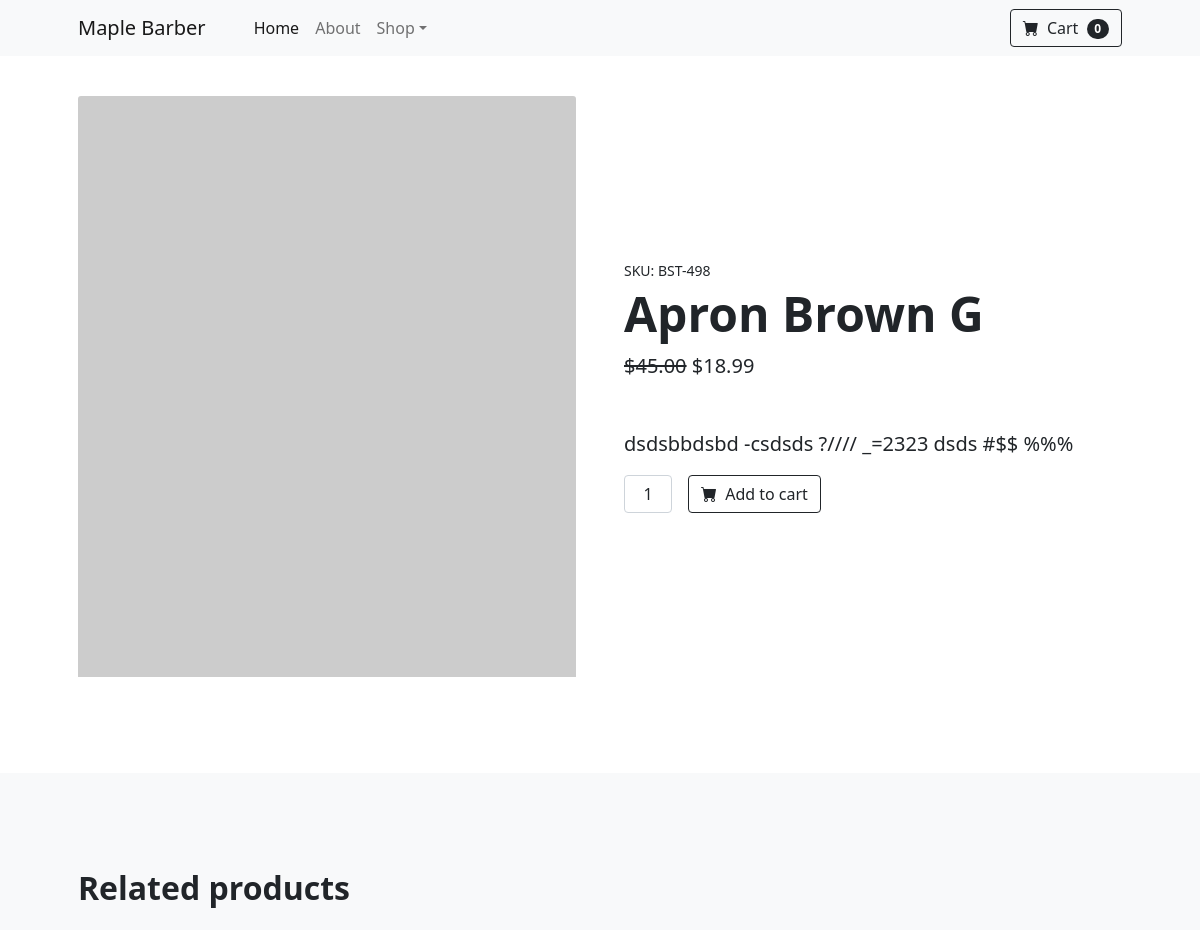
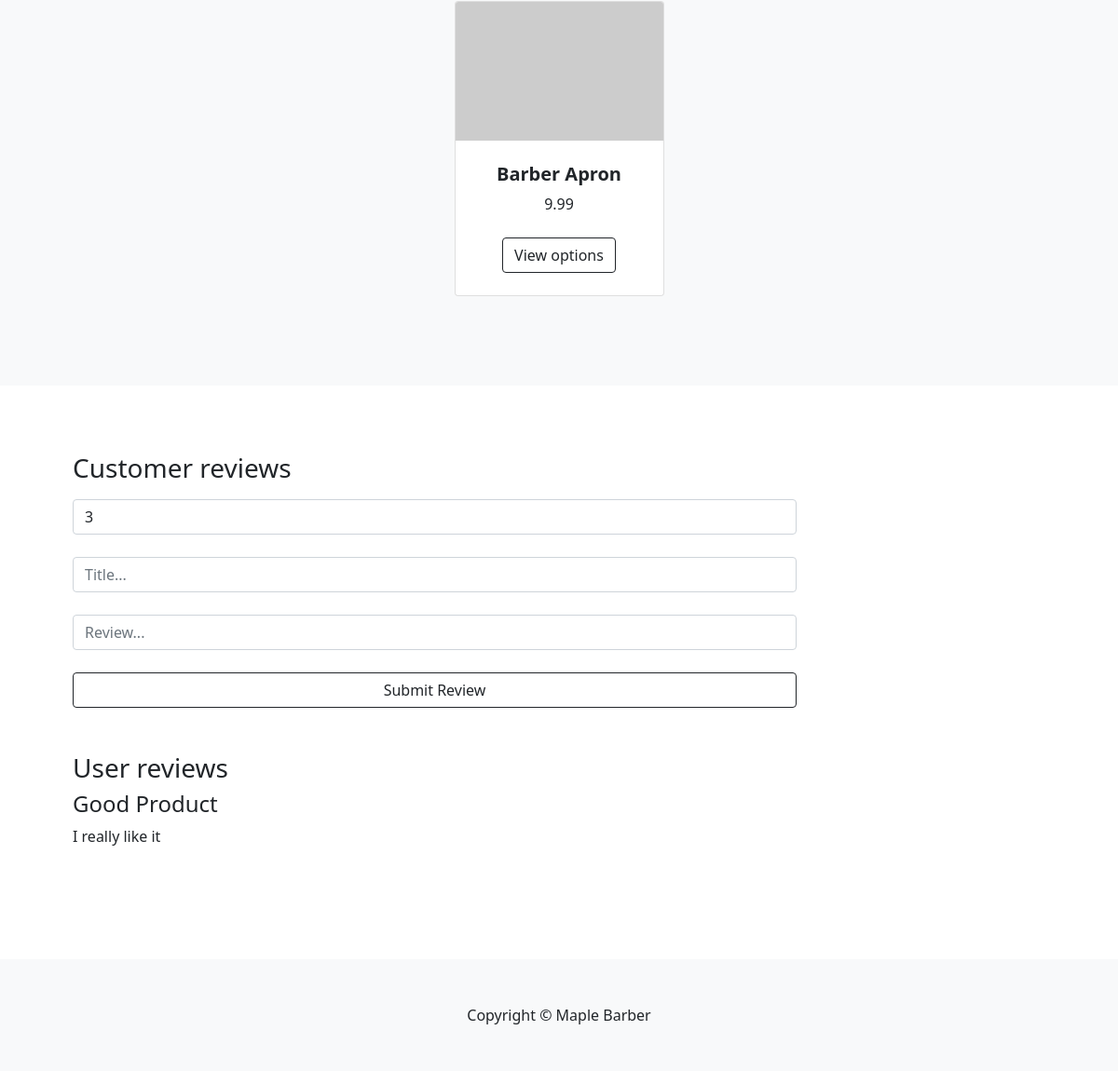
/product/5, run on the app's committed database (2 pictures, top to bottom).
### core/models.py (models this page shows, shortened)
class Product(models.Model):
    name = models.CharField(max_length=255, null=True)
    slug = models.SlugField(max_length=255, unique=True, null=True, blank=True)
    price = models.FloatField()
    description = models.TextField(null=True, blank=True)
    category = models.ForeignKey(Category, on_delete=models.CASCADE, null=True)
    image = models.ImageField(height_field=None, width_field=None, max_length=255, null=True)
    stock = models.IntegerField()
    physical = models.BooleanField(default=True, null=True, blank=False)

class Review(models.Model):
    user = models.ForeignKey(User, on_delete=models.CASCADE)
    product = models.ForeignKey(Product, related_name='reviews', on_delete=models.CASCADE)
    rating = models.IntegerField(default=0, null=True,
        validators=[
            MaxValueValidator(5),
            MinValueValidator(0),
        ]
    )
    title = models.CharField(max_length=255, null=True)
    comment = models.TextField(max_length=355)
    image = models.ImageField(height_field=None, width_field=None, max_length=255, null=True)
    date_added = models.DateTimeField(auto_now_add=True)

### core/views.py (the view)
# urls.py: path('product/<str:key>', views.product, name='product'),
def product(request, key):
    product = models.Product.objects.get(id=key)
    related_products = models.Product.objects.filter(category=product.category).exclude(id=key)[:4]
    if request.method == 'POST':
        rating = request.POST.get('rating', 3)
        title = request.POST.get('title', '')
        comment = request.POST.get('comment', '')
        review = models.Review.objects.create(product=product, user=request.user, rating=rating, title=title, comment=comment)
        return redirect(request.path_info)
    return render(request, 'core/product.html', {'product' : product, 'products' : related_products })

### core/templates/core/product.html (shortened to what this page needs)
{% extends 'core/index.html' %}
{% load static %}
{% block page %}
<section class="py-5">
    <div class="container px-4 px-lg-5 my-5">
        <div class="row gx-4 gx-lg-5 align-items-center">
            <div class="col-md-6"><img class="card-img-top mb-5 mb-md-0" src="https://dummyimage.com/600x700/dee2e6/6c757d.jpg" alt="..." /></div>
            <div class="col-md-6">
                <div class="small mb-1">SKU: BST-498</div>
                <h1 class="display-5 fw-bolder">{{product.name}}</h1>
                <div class="fs-5 mb-5">
                    <span class="text-decoration-line-through">$45.00</span>
                    <span>${{product.price}}</span>
                </div>
                <p class="lead">{{ product.description }}</p>
                <div class="d-flex">
                    <input class="form-control text-center me-3" id="inputQuantity" type="num" value="1" style="max-width: 3rem" />
                    <button class="btn btn-outline-dark flex-shrink-0" type="button">
                        <i class="bi-cart-fill me-1"></i>
                        Add to cart
                    </button>
                </div>
            </div>
        </div>
    </div>
</section>
<section class="py-5 bg-light">
    <div class="container px-4 px-lg-5 mt-5">
        <h2 class="fw-bolder mb-4">Related products</h2>
        <div class="row gx-4 gx-lg-5 row-cols-2 row-cols-md-3 row-cols-xl-4 justify-content-center">
            {% for product in products %}
            <div class="col mb-5">
                <div class="card h-100">
                    <img class="card-img-top" src="https://dummyimage.com/450x300/dee2e6/6c757d.jpg" alt="..."/>
                    <div class="card-body p-4">
                        <div class="text-center">
                            <h5 class="fw-bolder">{{ product.name }}</h5>
                            {{ product.price }}
                        </div>
                    </div>
                    <div class="card-footer p-4 pt-0 border-top-0 bg-transparent">
                        <div class="text-center"><a class="btn btn-outline-dark mt-auto" href="#">View options</a></div>
                    </div>
                </div>
            </div>
            {% endfor %}
        </div>
    </div>
</section>
<section class="py-4">
    <div class="container px-4 px-lg-5 my-5">
        <div class="row">
            <div class="col-md-9">
                <form action="" method="POST" enctype="multipart/form-data">
                    <h3>Customer reviews</h3>
                    <div class="mt-3">
                        <select class="form-control" name='rating'>
                            <option value="1" selected>3</option>
                        </select>
                        <br>
                        <input type="text" class="form-control" name="title" placeholder="Title...">
                        <br>
                        <input name="comment" class="form-control" row="4" placeholder="Review..."> </input>
                        <br>
                        <input type="submit" class="form-control btn btn-outline-dark mt-auto" value="Submit Review">
                    </div>
                </form>
            </div>
        </div>
        <h3 class="mt-5">User reviews</h3>
        {% for review in product.reviews.all %}
        <h4>{{review.title }}</h4>
        <p>{{review.comment }}</p>
        {% empty %}
        <h3 class="mt-5">No Reviews yet...</h3>
        {% endfor %}
    </div>
</section >
</body>
{% endblock page %}

### data on the page
Product: name "Apron Brown G", price "18.99", description "dsdsbbdsbd -csdsds ?//// _=2323 dsds #$$ %%%"
Product: name "Barber Apron", price "9.99"
Review: title "Good Product", comment "I really like it"
